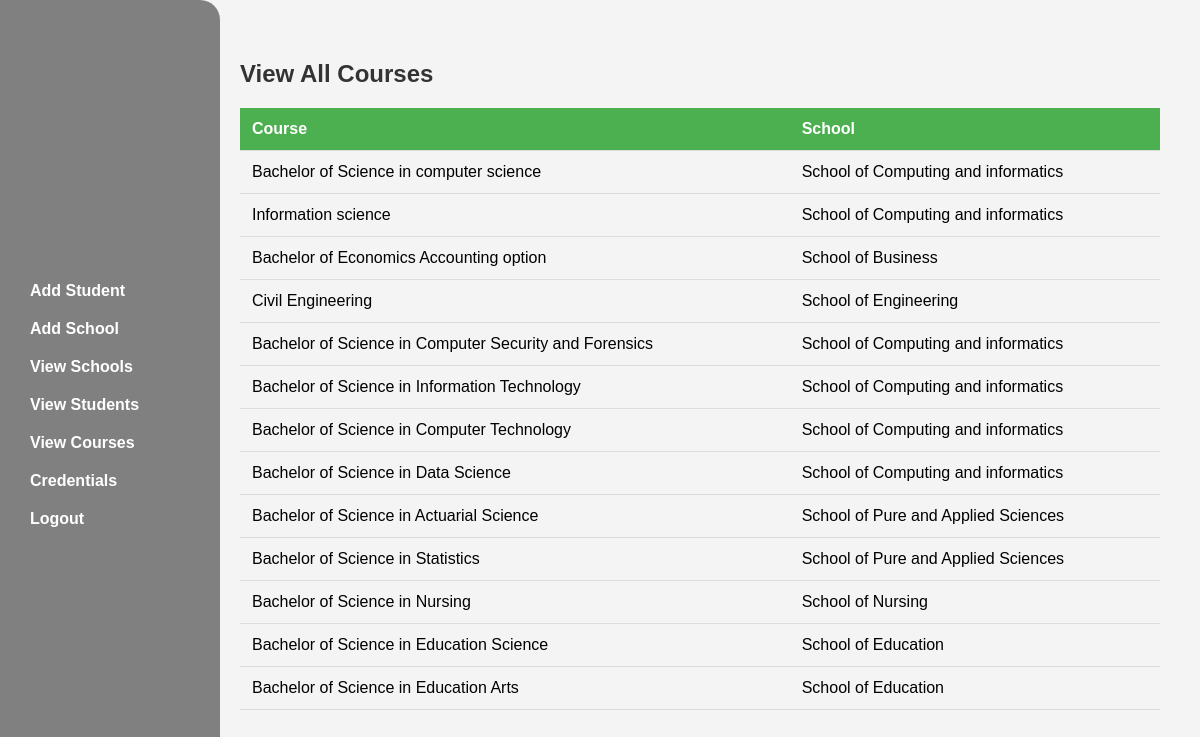
/admin/view_courses (signed in), run on the app's committed database.
### app.py (models this page shows)
class Course(db.Model):
    id = db.Column(db.Integer, primary_key=True)
    name = db.Column(db.String(100), nullable=False)
    school_id = db.Column(db.Integer, db.ForeignKey('school.id'), nullable=False)
    school = db.relationship('School', backref='courses')

class School(db.Model):
    id = db.Column(db.Integer, primary_key=True)
    name = db.Column(db.String(100), unique=True, nullable=False)

### app.py (the view)
@app.route('/admin/view_courses')
@login_required
def admin_view_all_courses():
    courses = Course.query.all()
    return render_template('admin_view_courses.html', courses=courses)

### app.py (called while the page is built)
@login_manager.user_loader
def loader_user(user_id):
	return Users.query.get(user_id)

### templates/admin_view_courses.html
    {% extends "base.html" %}
    {% block content %}
    <header>
        <h1>View All Courses</h1>
    </header>
        <table>
            <thead>
              <tr>
                <th>Course</th>
                <th>School</th>
              </tr>
            </thead>
            <tbody>
                {% for course in courses %}
                <tr>
                    <td> {{ course.name }}</td>
                    <td> {{ course.school.name }}</td>
                </tr>
                {% endfor %}
            </tbody>
        </table>
    </section>
    {% endblock  %}

### templates/base.html (style rules this page uses)
body { font-family: Arial, sans-serif; background-color: #f4f4f4; margin: 0; display:flex; flex-direction:column; padding: 0; box-sizing: border-box; }
h1 { color: #333; }
table { width: 100%; border-collapse: collapse; margin-top: 20px; }
th, td { padding: 12px; text-align: left; border-bottom: 1px solid #ddd; }
th { background-color: #4CAF50; color: white; }

### data on the page
Course: name "Bachelor of Science in computer science", school.name "School of Computing and informatics"
Course: name "Information science", school.name "School of Computing and informatics"
Course: name "Bachelor of Economics Accounting option", school.name "School of Business"
Course: name "Civil Engineering", school.name "School of Engineering"
Course: name "Bachelor of Science in Computer Security and Forensics", school.name "School of Computing and informatics"
Course: name "Bachelor of Science in Information Technology", school.name "School of Computing and informatics"
Course: name "Bachelor of Science in Computer Technology", school.name "School of Computing and informatics"
Course: name "Bachelor of Science in Data Science", school.name "School of Computing and informatics"
Course: name "Bachelor of Science in Actuarial Science", school.name "School of Pure and Applied Sciences"
Course: name "Bachelor of Science in Statistics", school.name "School of Pure and Applied Sciences"
Course: name "Bachelor of Science in Nursing", school.name "School of Nursing"
Course: name "Bachelor of Science in Education Science", school.name "School of Education"
Course: name "Bachelor of Science in Education Arts", school.name "School of Education"
